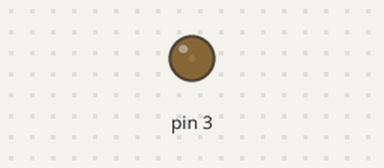
This sketch was run on a simulated Arduino Uno, built with avr-gcc and run on an emulated ATmega328P. Shown: output pins drawn as LEDs (lit = HIGH).

Above: at 0.05 s.
At 0.5 s:
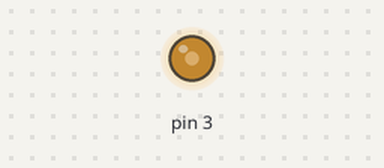
At 0.9 s:
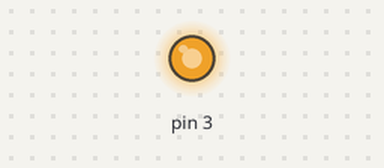
At 1.8 s:
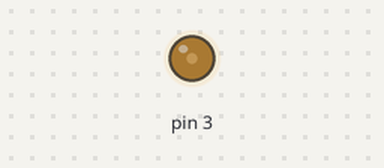
Timing chart, 0 to 4.8 s (numbered marks = the images above):
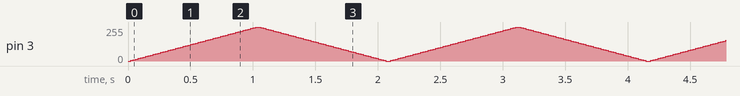

The sketch:

fade_in_out.ino
```cpp
void setup() {
  // put your setup code here, to run once:
  pinMode(3, OUTPUT);
}

void loop() {
  // put your main code here, to run repeatedly:

  // fade in
  for (int i = 0; i <= 255; i += 5){
    analogWrite(3, i);
    delay(20);
  }

  // fade out
  for (int i = 255; i >= 0; i -= 5){
    analogWrite(3, i);
    delay(20);
  }
}
```
